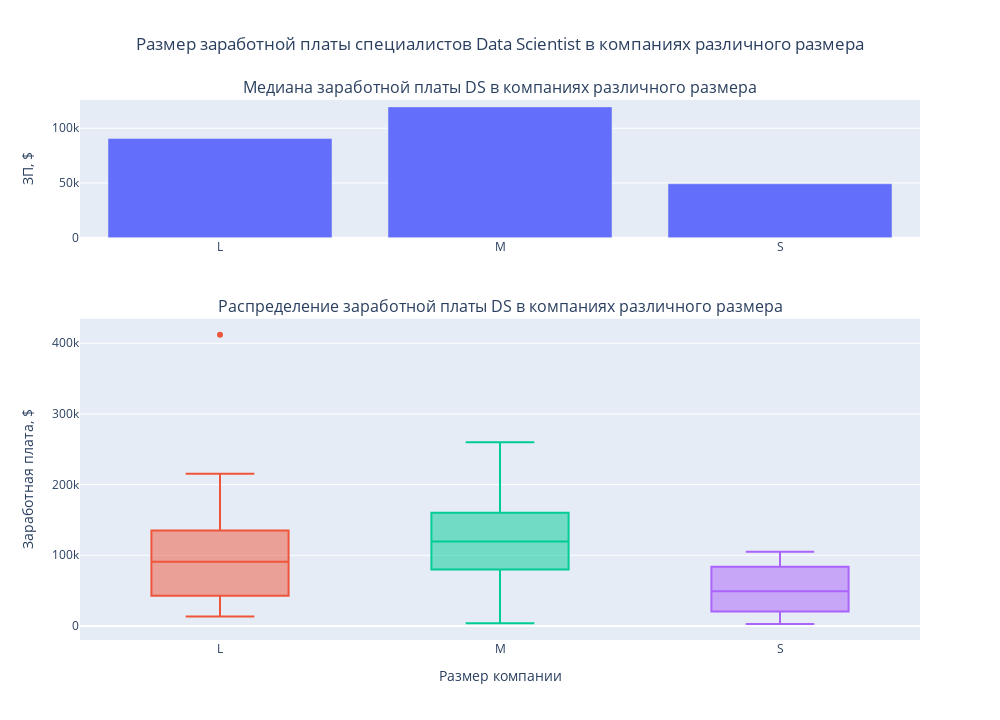

The code cell stored with this chart in its notebook:
### Markdown cell above
### Соотношение заработной платы специалистов Data Scientist в компаниях различных размеров

### Code cell
# Инициализация полотна
figure_salary_ds_size_copm = make_subplots(rows=2, cols=1,
                                           subplot_titles=("Медиана заработной платы DS в компаниях различного размера", 
                                                         "Распределение заработной платы DS в компаниях различного размера"),
                                           row_heights=[0.3, 0.7],
                                           vertical_spacing=0.15)
# Подготовка данных для отображения
df_median_salaries_ds_size_copm = df_ds_salaries_cleared[mask_ds].groupby(by=['company_size'])['salary_in_usd'].median()
# Отрисовка баров
figure_salary_ds_size_copm.add_trace(go.Bar(x=df_median_salaries_ds_size_copm.index,
                                            y=df_median_salaries_ds_size_copm,
                                            showlegend=False),
                                     row=1, col=1)
# Построение коробчатой диаграммы
for size in df_median_salaries_ds_size_copm.index:
    mask_size = df_ds_salaries_cleared['company_size'] == size
    figure_salary_ds_size_copm.add_trace(go.Box(y=df_ds_salaries_cleared[mask_size & mask_ds]['salary_in_usd'],
                                                showlegend=False,
                                                name=size), # Название набора данных
                                         row=2, col=1)
# Размер полотна
figure_salary_ds_size_copm.update_layout(autosize = False, width = 1000, height = 720,
                               title='Размер заработной платы специалистов Data Scientist в компаниях различного размера',
                               title_x=0.5) # Выравнивание заголовка посередине 
# Подпись осей
figure_salary_ds_size_copm.update_xaxes(title_text="Размер компании", row = 2, col = 1)
figure_salary_ds_size_copm.update_yaxes(title_text="ЗП, $", row = 1, col = 1)
figure_salary_ds_size_copm.update_yaxes(title_text="Заработная плата, $", row = 2, col = 1)
figure_salary_ds_size_copm.show()

### Figure 1 — Plotly figure (JSON) as saved in the notebook; plotly's stock layout.template omitted (floating-point values rounded to 4 significant figures)
{"data": [{"showlegend": false, "type": "bar", "x": ["L", "M", "S"], "xaxis": "x", "y": [90734, 119500.0, 49268], "yaxis": "y"}, {"name": "L", "showlegend": false, "type": "box", "xaxis": "x2", "y": [79833, 35735, 40481, 68428, 105000, 120000, 412000, 53192, 29751, 73000, 50000, 75774, 13400, 40038, 90734, 147000, 37825, 160000, 116914, 56256, 88654, 135000, 103691, 165000, 36643, 115000, 130000, 58000, 20171, 109000, 180000, 120000, 215300, 158200, 140400, 215300, 31615, 35590, 52396, 40000, 122346, 135000, 205300], "yaxis": "y2"}, {"name": "M", "showlegend": false, "type": "box", "xaxis": "x2", "y": [39916, 38776, 118000, 138350, 49646, 80000, 150000, 119059, 61467, 33808, 46809, 4000, 28399, 77684, 100000, 130000, 90000, 136620, 99360, 117789, 104702, 146000, 123000, 65438, 39263, 165220, 120160, 95550, 167000, 150000, 211500, 138600, 170000, 180000, 71982, 45807, 260000, 180000, 80000, 18442, 104890, 140000, 220000, 183228, 91614, 185100, 200000, 120000, 230000, 100000, 100000, 100000, 165000, 86703, 69336, 78000, 141300, 102100, 176000, 144000, 205300, 140400, 210000, 150000, 160000, 130000], "yaxis": "y2"}, {"name": "S", "showlegend": false, "type": "box", "xaxis": "x2", "y": [51321, 45760, 76958, 21669, 62726, 49268, 105000, 91237, 62726, 42197, 9466, 100000, 82500, 2859, 5679, 12901, 87738, 90000, 16904, 25532, 48000], "yaxis": "y2"}], "layout": {"annotations": [{"font": {"size": 16}, "showarrow": false, "text": "Медиана заработной платы DS в компаниях различного размера", "x": 0.5, "xanchor": "center", "xref": "paper", "y": 1, "yanchor": "bottom", "yref": "paper"}, {"font": {"size": 16}, "showarrow": false, "text": "Распределение заработной платы DS в компаниях различного размера", "x": 0.5, "xanchor": "center", "xref": "paper", "y": 0.595, "yanchor": "bottom", "yref": "paper"}], "autosize": false, "height": 720, "title": {"text": "Размер заработной платы специалистов Data Scientist в компаниях различного размера", "x": 0.5}, "width": 1000, "xaxis": {"anchor": "y", "domain": [0, 1]}, "xaxis2": {"anchor": "y2", "domain": [0, 1], "title": {"text": "Размер компании"}}, "yaxis": {"anchor": "x", "domain": [0.745, 1], "title": {"text": "ЗП, $"}}, "yaxis2": {"anchor": "x2", "domain": [0, 0.595], "title": {"text": "Заработная плата, $"}}}}
